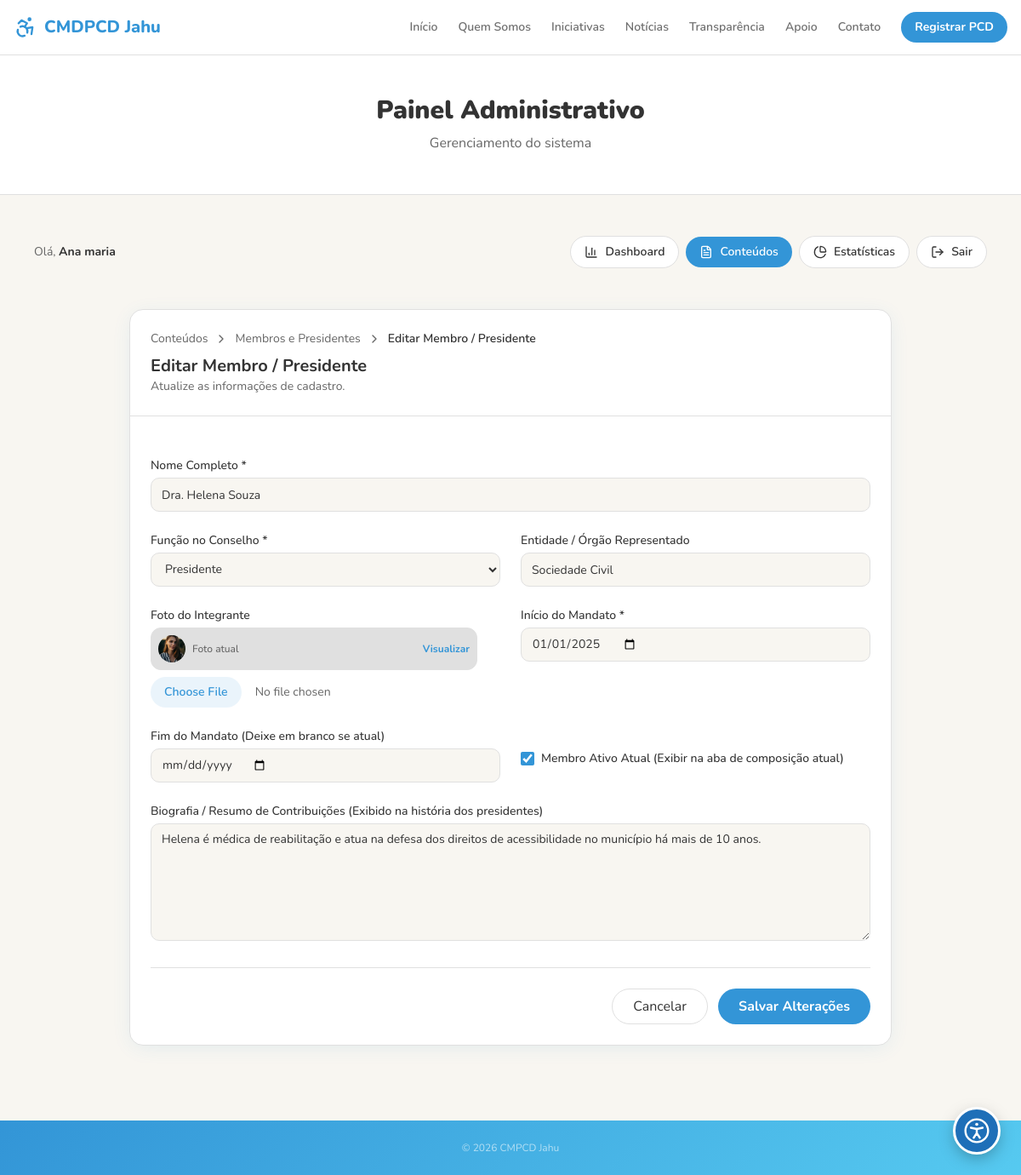
The app's page /admin/conteudos/membros/edit?id=1 (signed in) with its own data.
### tables this page shows
CREATE TABLE `membros_conselho` (
  `id` bigint(20) NOT NULL AUTO_INCREMENT,
  `nome_completo` varchar(150) NOT NULL,
  `foto` varchar(255) DEFAULT NULL,
  `biografia` text DEFAULT NULL,
  `funcao` enum('presidente','vice-presidente','secretario','titular','suplente') NOT NULL,
  `entidade_representada` varchar(150) DEFAULT NULL,
  `data_inicio` date NOT NULL,
  `data_fim` date DEFAULT NULL,
  `ativo` tinyint(1) DEFAULT 1,
  `criado_em` timestamp NOT NULL DEFAULT current_timestamp(),
  `atualizado_em` timestamp NOT NULL DEFAULT current_timestamp() ON UPDATE current_timestamp(),
  `deletado_em` datetime DEFAULT NULL,
  PRIMARY KEY (`id`)
);

### app/controllers/ConteudoController.php (called while the page is built, shortened)
<?php
class ConteudoController {
    private $membroModel;
    public function __construct() {
        $this->membroModel = new MembroConselho();
    }
    public function editMembro() {
        $id = $_GET['id'] ?? null;
        $membro = $this->membroModel->find($id);
        $error = $_SESSION['error_msg'] ?? null;
        view('admin/conteudos/membros/edit', [
            'activeTab' => 'conteudos',
            'membro' => $membro,
            'error' => $error
        ]);
    }
}

### config/Database.php (called while the page is built, shortened)
<?php
class Database {
    private static $instance = null;
    public static function getConnection() {
        if (self::$instance === null) {
            $local = is_file(__DIR__ . '/db.local.php') ? (require __DIR__ . '/db.local.php') : [];
            $host = $local['host'] ?? (getenv('DB_HOST') ?: 'localhost');
            $dbname = $local['dbname'] ?? (getenv('DB_NAME') ?: 'cmpcd_jau');
            $user = $local['user'] ?? (getenv('DB_USER') ?: 'root');
            $isProduction = (getenv('APP_ENV') === 'production') || (!empty($_SERVER['APP_ENV']) && $_SERVER['APP_ENV'] === 'production');
            if (isset($local['pass'])) {
                $passwords = [$local['pass']];
            } elseif (getenv('DB_PASS') !== false && getenv('DB_PASS') !== null) {
                $passwords = [getenv('DB_PASS')];
            } elseif ($isProduction) {
                throw new Exception('Configuração insegura: defina DB_PASS ou crie config/db.local.php com uma senha forte.');
            } else {
                $passwords = ['root', ''];
            }
            $pdo = null;
            foreach ($passwords as $password) {
                try {
                    $pdo = new PDO(
                        "mysql:host=$host;dbname=$dbname;charset=utf8mb4",
                        $user,
                        $password,
                        [
                            PDO::ATTR_ERRMODE => PDO::ERRMODE_EXCEPTION,
                            PDO::ATTR_DEFAULT_FETCH_MODE => PDO::FETCH_ASSOC,
                            PDO::ATTR_EMULATE_PREPARES => false,
                        ]
                    );
                    break;
                } catch (PDOException $e) {
                    if ($e->getCode() == 1049) {
                        try {
                            $tempPdo = new PDO(
                                "mysql:host=$host;charset=utf8mb4",
                                $user,
                                $password,
                                [PDO::ATTR_ERRMODE => PDO::ERRMODE_EXCEPTION]
                            );
                            $tempPdo->exec("CREATE DATABASE IF NOT EXISTS $dbname CHARACTER SET utf8mb4 COLLATE utf8mb4_unicode_ci");
                            $pdo = new PDO(
                                "mysql:host=$host;dbname=$dbname;charset=utf8mb4",
                                $user,
                                $password,
                                [
                                    PDO::ATTR_ERRMODE => PDO::ERRMODE_EXCEPTION,
                                    PDO::ATTR_DEFAULT_FETCH_MODE => PDO::FETCH_ASSOC,
                                    PDO::ATTR_EMULATE_PREPARES => false,
                                ]
                            );
                            $connected = true;
                            break;
                        } catch (PDOException $ex) {
                        }
                    }
                }
            }
            self::$instance = $pdo;
        }
        return self::$instance;
    }
}

### app/models/MembroConselho.php (called while the page is built, shortened)
<?php
class MembroConselho {
    private $db;
    public function __construct() {
        $this->db = Database::getConnection();
    }
    public function find($id) {
        $stmt = $this->db->prepare("SELECT * FROM membros_conselho WHERE id = ? AND deletado_em IS NULL");
        $stmt->execute([$id]);
        return $stmt->fetch();
    }
}

### app/views/admin/conteudos/membros/edit.php (the view, shortened to what this page needs)
<?php require_once __DIR__ . '/../../../partials/admin_header.php'; ?>
<div class="bg-card rounded-2xl border border-border overflow-hidden max-w-4xl mx-auto mb-10" style="box-shadow: var(--card-shadow)">
  <div class="p-6 border-b border-border">
    <div class="flex items-center gap-2 text-sm text-muted-foreground mb-2">
      <a href="<?= BASE_URL ?>/admin/conteudos" class="hover:text-primary transition-colors">Conteúdos</a>
      <i data-lucide="chevron-right" class="w-4 h-4"></i>
      <a href="<?= BASE_URL ?>/admin/conteudos/membros" class="hover:text-primary transition-colors">Membros e Presidentes</a>
      <i data-lucide="chevron-right" class="w-4 h-4"></i>
      <span class="text-foreground font-semibold">Editar Membro / Presidente</span>
    </div>
    <h2 class="text-xl font-bold">Editar Membro / Presidente</h2>
    <p class="text-sm text-muted-foreground">Atualize as informações de cadastro.</p>
  </div>
  <form action="<?= BASE_URL ?>/admin/conteudos/membros/update" method="POST" enctype="multipart/form-data" class="p-6 space-y-6">
    <div class="grid sm:grid-cols-2 gap-6">
      <div class="sm:col-span-2">
        <label class="block text-sm font-medium mb-1">Nome Completo *</label>
        <input type="text" name="nome_completo" required value="<?= htmlspecialchars($membro['nome_completo']) ?>" class="flex h-10 w-full rounded-md border border-input bg-background px-3 py-2 text-sm">
      </div>
      <div>
        <label class="block text-sm font-medium mb-1">Função no Conselho *</label>
        <select name="funcao" required class="flex h-10 w-full rounded-md border border-input bg-background px-3 py-2 text-sm">
          <option value="presidente" <?= ($membro['funcao'] === 'presidente') ? 'selected' : '' ?>>Presidente</option>
        </select>
      </div>
      <div>
        <label class="block text-sm font-medium mb-1">Entidade / Órgão Representado</label>
        <input type="text" name="entidade_representada" value="<?= htmlspecialchars($membro['entidade_representada'] ?? '') ?>" class="flex h-10 w-full rounded-md border border-input bg-background px-3 py-2 text-sm" placeholder="Ex: Poder Público, Sociedade Civil, APAE, etc.">
      </div>
      <div>
        <label class="block text-sm font-medium mb-1">Foto do Integrante</label>
        <?php if ($membro['foto']): ?>
          <div class="mb-2 p-2 bg-muted rounded-xl flex items-center justify-between text-xs border border-border max-w-sm">
            <div class="flex items-center gap-2 truncate">
              <img src="<?= BASE_URL . '/' . htmlspecialchars($membro['foto']) ?>" alt="Foto" class="w-8 h-8 object-cover rounded-full">
              <span class="truncate font-medium text-muted-foreground">Foto atual</span>
            </div>
            <a href="<?= BASE_URL . '/' . htmlspecialchars($membro['foto']) ?>" target="_blank" class="text-primary font-bold hover:underline inline-flex items-center gap-1">
              Visualizar
            </a>
          </div>
        <?php endif; ?>
        <input type="file" name="foto" accept=".jpg,.jpeg,.png,.gif" class="text-sm block w-full text-muted-foreground file:mr-4 file:py-2 file:px-4 file:rounded-full file:border-0 file:text-sm file:font-semibold file:bg-primary/10 file:text-primary hover:file:bg-primary/20">
      </div>
      <div>
        <label class="block text-sm font-medium mb-1">Início do Mandato *</label>
        <input type="date" name="data_inicio" required value="<?= htmlspecialchars($membro['data_inicio']) ?>" class="flex h-10 w-full rounded-md border border-input bg-background px-3 py-2 text-sm">
      </div>
      <div>
        <label class="block text-sm font-medium mb-1">Fim do Mandato (Deixe em branco se atual)</label>
        <input type="date" name="data_fim" value="<?= htmlspecialchars($membro['data_fim'] ?? '') ?>" class="flex h-10 w-full rounded-md border border-input bg-background px-3 py-2 text-sm">
      </div>
      <div class="flex items-center gap-2 pt-2">
        <input type="checkbox" id="ativo" name="ativo" value="1" <?= $membro['ativo'] ? 'checked' : '' ?> class="w-4 h-4 accent-primary">
        <label for="ativo" class="text-sm font-medium text-foreground cursor-pointer">Membro Ativo Atual (Exibir na aba de composição atual)</label>
      </div>
      <div class="sm:col-span-2">
        <label class="block text-sm font-medium mb-1">Biografia / Resumo de Contribuições (Exibido na história dos presidentes)</label>
        <textarea name="biografia" rows="6" class="w-full rounded-md border border-input bg-background px-3 py-2 text-sm" placeholder="Escreva a biografia ou resumo das conquistas deste mandato..."><?= htmlspecialchars($membro['biografia'] ?? '') ?></textarea>
      </div>
    </div>
    <div class="flex justify-end gap-3 pt-6 border-t border-border">
      <a href="<?= BASE_URL ?>/admin/conteudos/membros" class="px-6 py-2 border border-border text-foreground rounded-full hover:bg-muted transition-colors">
        Cancelar
      </a>
      <button type="submit" class="px-6 py-2 bg-primary text-primary-foreground font-bold rounded-full hover:bg-primary/90 transition-colors">
        Salvar Alterações
      </button>
    </div>
  </form>
</div>
<?php require_once __DIR__ . '/../../../partials/admin_footer.php'; ?>

### public/css/utilitarios.css (style rules this page uses)
.justify-end { justify-content:flex-end }
.max-w-sm { max-width:24rem }

### records on screen
membros_conselho: nome_completo "Dra. Helena Souza", funcao "Presidente", entidade_representada "Sociedade Civil", foto (picture), data_inicio "01/01/2025", ativo "☑", biografia "Helena é médica de reabilitação e atua na defesa dos direitos de acessibilidade no município há mais de 10 anos."

### other values on screen
$_SESSION['user_name'] "Ana maria"
